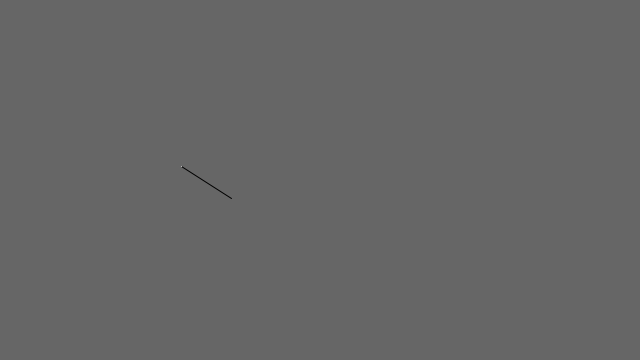
Frame 1 (no input)
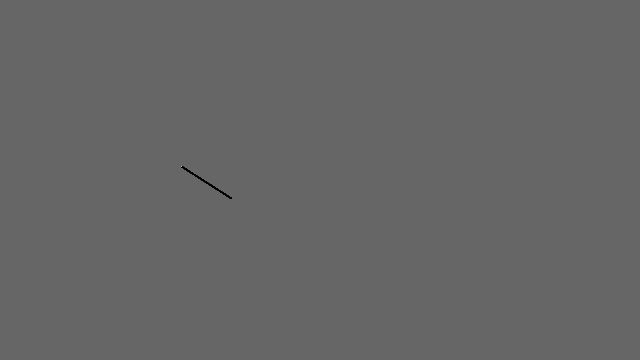
Frame 60 (the mouse pressed at the canvas centre just before this capture)
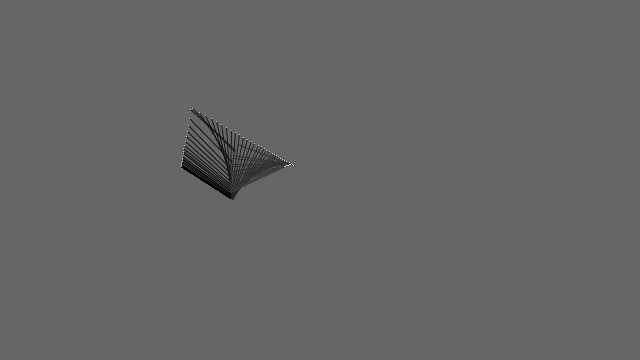
Frame 120 (the mouse held since frame 60 and released just before this capture)

The Processing sketch that drew these frames (run headless with seeded random() and noise(); from frame 60 on, the mouse is pressed at the canvas centre):

// Processing sketch: CustomTool
// ── CustomTool.pde
/**
 * Custom Tool.
 * 
 * Move the cursor across the screen to draw. 
 * In addition to creating software tools to simulate pens and pencils, 
 * it is possible to create unique tools to draw with.
 */

int dots = 1000;
float[] dX = new float[dots];
float[] dY = new float[dots];

float l_0 = 0.0;
float h_0 = 0.0;

float legX = 0.0;
float legY = 0.0;
float thighX = 0.0;
float thighY = 0.0;

float l = 60.0; // Length of the 'leg'
float h = 90.0; // Height of the 'leg'

float nmx, nmy = 0.0;
float mx, my = 0.0;

int currentValue = 0;
int valdir = 1;

void setup() 
{
  size(640, 360);
  noStroke();
  smooth();
  background(102);
}

void draw() 
{
  // Smooth the mouse
  nmx = mouseX;
  nmy = mouseY;
  if((abs(mx - nmx) > 1.0) || (abs(my - nmy) > 1.0)) { 
    mx = mx - (mx-nmx) / 20.0;
    my = my - (my-nmy) / 20.0;

    // Set the drawing value
    currentValue += 1 * valdir;
    if(currentValue > 255 || currentValue <= 0) {
      valdir *= -1;
    }
  }

  iKinematics();
  kinematics();

  pushMatrix();
  translate(width / 2, height / 2);
  stroke(currentValue); 
  line(thighX, thighY, legX, legY);
  popMatrix();

  stroke(255);
  point(legX + width / 2, legY + height / 2);
}

void kinematics() 
{
  thighX = h * cos(h_0);
  thighY = h * sin(h_0);
  legX = thighX + l * cos(h_0 - l_0);
  legY = thighY + l * sin(h_0 - l_0);
}

void iKinematics()
{
  float tx = mx - width / 2.0;
  float ty = my - height / 2.0;
  float c2 = (tx * tx + ty * ty - h * h - l * l)/(2 * h * l); //in degrees
  float s2 = sqrt(abs(1 - c2 * c2)); // the sign here determines the bend in the joint  
  l_0 = -atan2(s2, c2);
  h_0 = atan2(ty, tx) - atan2(l * s2, h + l * c2);
}
